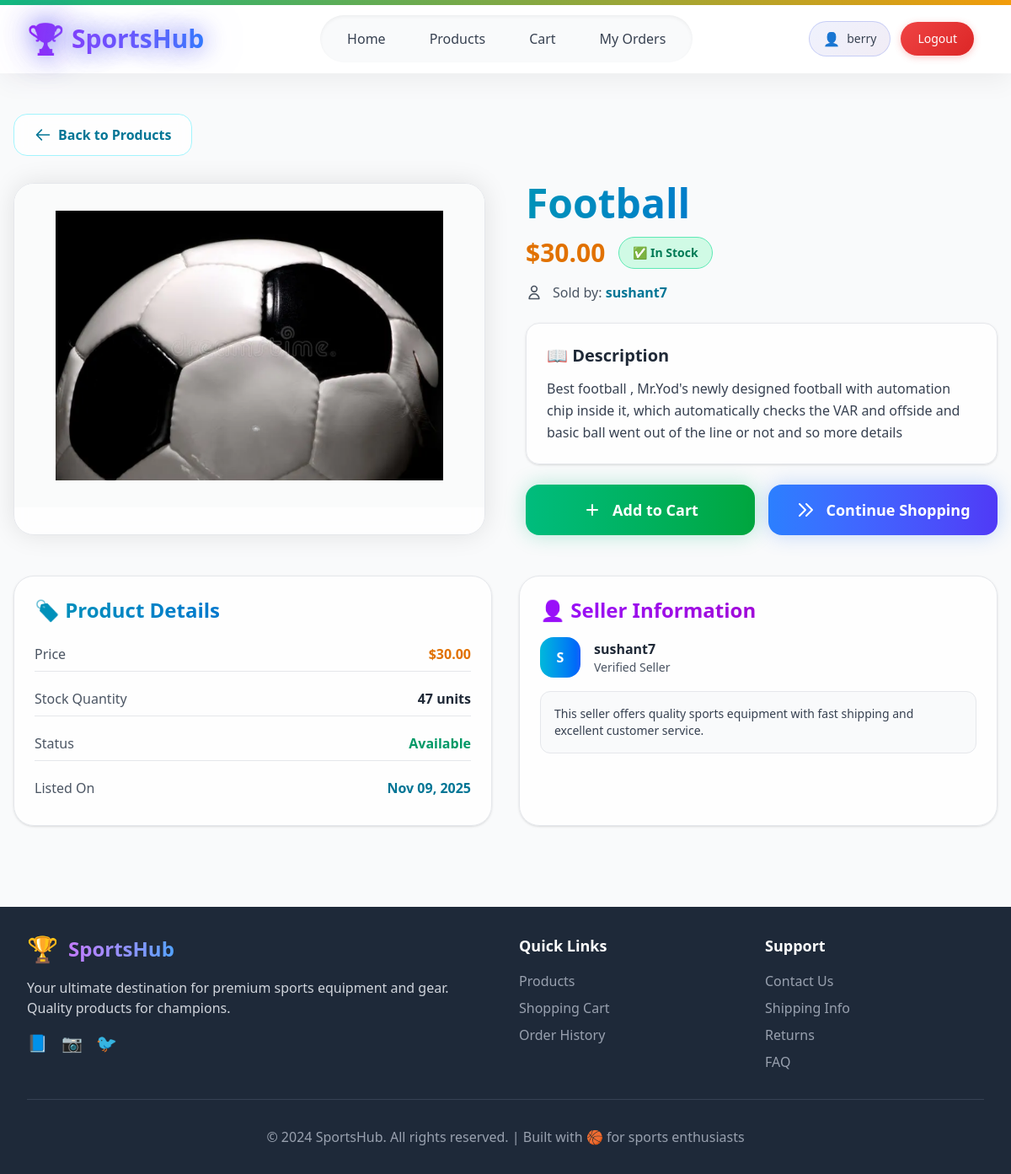
The page /products/7/ (signed in) on the database as committed earlier.
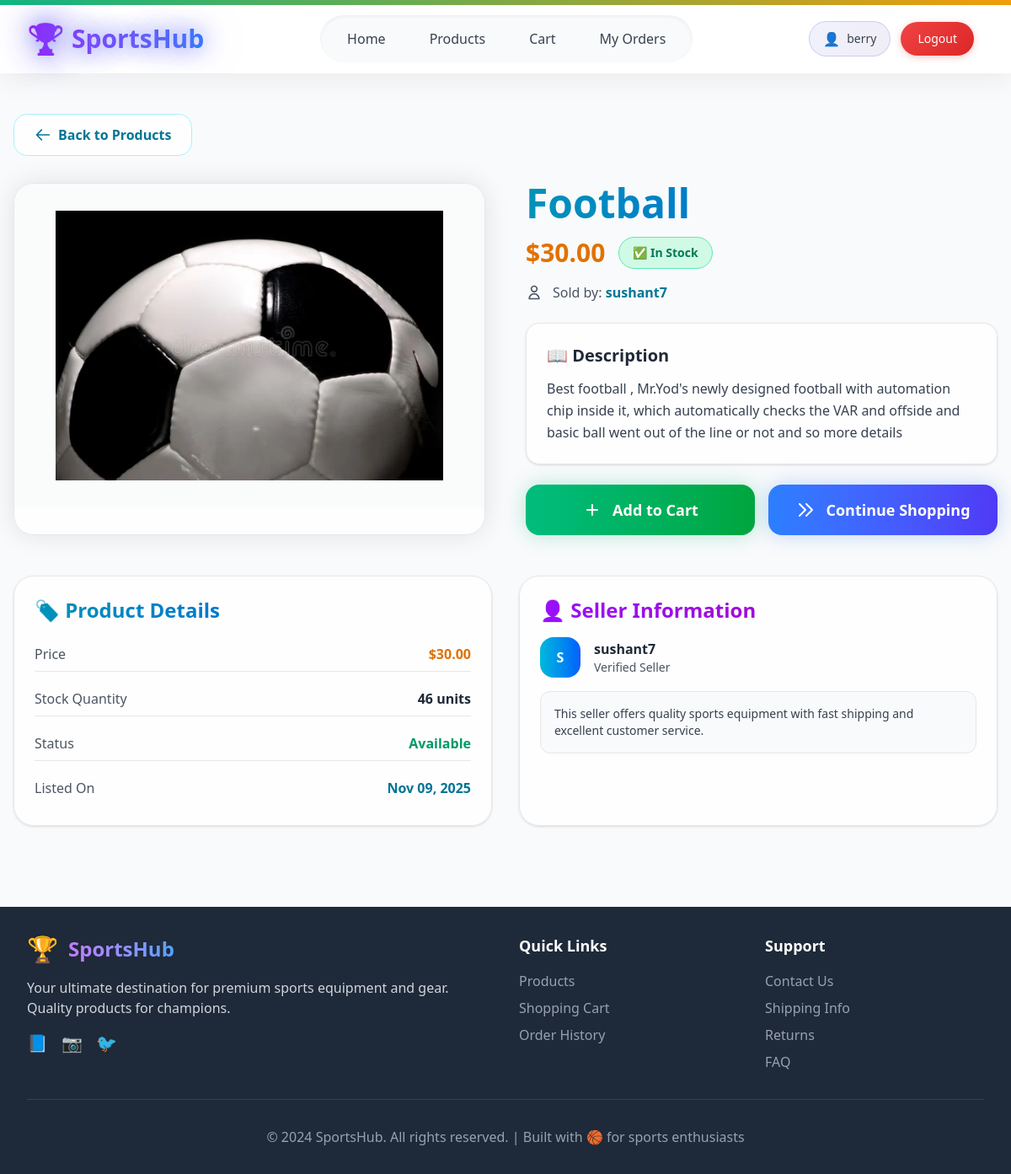
The same page on the database as committed later.
### shop/models.py (models this page shows, shortened)
class Product(models.Model):
    name = models.CharField(max_length=200)
    description = models.TextField()
    price = models.DecimalField(max_digits=10, decimal_places=2)
    image = models.ImageField(upload_to='products/')
    seller = models.ForeignKey(User, on_delete=models.CASCADE)
    stock_quantity = models.PositiveIntegerField(default=0)
    is_active = models.BooleanField(default=True)
    created_at = models.DateTimeField(auto_now_add=True)
    def is_in_stock(self):
        return self.stock_quantity > 0

### accounts/models.py (models this page shows, shortened)
class CustomUser(AbstractUser):
    class Roles(models.TextChoices):
        BUYER = "buyer", "Buyer"
        SELLER = "seller", "Seller"
    address = models.CharField(max_length=255, null=True, blank=True)
    phone_number = models.CharField(max_length=10, null=True, blank=True)
    profile_pic = models.ImageField(upload_to="profile_pics", null=True, blank=True)
    role = models.CharField(
        max_length=20,
        choices=Roles.choices,
        default=Roles.BUYER,
    )
    def is_buyer(self):
        return self.role == self.Roles.BUYER
    def is_seller(self):
        return self.role == self.Roles.SELLER

### buyer/views.py (the view)
# urls.py: path('products/<int:product_id>/', views.product_detail, name='product_detail'),
@login_required
def product_detail(request, product_id):
    product = get_object_or_404(Product, id=product_id, is_active=True)
    context = {
        'product': product,
    }
    return render(request, 'buyer/product_detail.html', context)

### buyer/templates/buyer/product_detail.html (shortened to what the changed rows need)
{% extends 'base.html' %}
{% block content %}
<div class="max-w-7xl mx-auto px-4 py-12 text-gray-800 relative overflow-hidden">
    <div class="grid grid-cols-1 lg:grid-cols-2 gap-12 mb-12">
        <div class="relative rounded-3xl overflow-hidden bg-white/80 border border-gray-200 shadow-[0_0_30px_rgba(0,0,0,0.1)] backdrop-blur-sm">
            <div class="h-96 bg-gray-50/80 flex items-center justify-center p-8">
                {% if product.image %}
                <img src="{{ product.image.url }}" alt="{{ product.name }}"
                     class="max-h-full max-w-full object-contain">
                {% else %}
                <div class="text-9xl text-gray-400">🏀</div>
                {% endif %}
            </div>
        </div>
        <div class="space-y-6">
            <div>
                <h1 class="text-4xl lg:text-5xl font-black mb-4 bg-gradient-to-r from-cyan-600 to-blue-700 bg-clip-text text-transparent">
                </h1>
                <div class="flex items-center gap-4 mb-4">
                    <span class="text-3xl font-bold text-amber-600">${{ product.price }}</span>
                    {% if product.is_in_stock %}
                    {% if product.stock_quantity < 5 %}
                    <span class="px-4 py-2 text-sm font-semibold text-amber-700 bg-amber-100 border border-amber-300 rounded-full">
                        ⚡ Only {{ product.stock_quantity }} left!
                    </span>
                    {% else %}
                    <span class="px-4 py-2 text-sm font-semibold text-emerald-700 bg-emerald-100 border border-emerald-300 rounded-full">
                        ✅ In Stock
                    </span>
                    {% endif %}
                    {% else %}
                    <span class="px-4 py-2 text-sm font-semibold text-red-700 bg-red-100 border border-red-300 rounded-full">
                        ❌ Out of Stock
                    </span>
                    {% endif %}
                </div>
                <div class="flex items-center gap-3 text-gray-600">
                    <span>Sold by: <strong class="text-cyan-700">{{ product.seller.username }}</strong></span>
                </div>
            </div>
            <div class="bg-white/80 rounded-2xl p-6 border border-gray-200 shadow-sm">
                <h3 class="text-xl font-bold text-gray-800 mb-3">📖 Description</h3>
                <p class="text-gray-700 leading-relaxed">{{ product.description }}</p>
            </div>
        </div>
    </div>
    <div class="grid grid-cols-1 md:grid-cols-2 gap-8">
        <div class="bg-white/80 rounded-3xl p-6 border border-gray-200 shadow-sm">
            <div class="space-y-3">
                <div class="flex justify-between items-center py-2 border-b border-gray-200">
                    <span class="text-gray-600">Price</span>
                    <span class="text-amber-600 font-bold">${{ product.price }}</span>
                </div>
                <div class="flex justify-between items-center py-2 border-b border-gray-200">
                    <span class="text-gray-600">Stock Quantity</span>
                    <span class="text-gray-800 font-semibold">{{ product.stock_quantity }} units</span>
                </div>
                <div class="flex justify-between items-center py-2">
                    <span class="text-gray-600">Listed On</span>
                    <span class="text-cyan-700 font-semibold">{{ product.created_at|date:"M d, Y" }}</span>
                </div>
            </div>
        </div>
        <div class="bg-white/80 rounded-3xl p-6 border border-gray-200 shadow-sm">
            <div class="space-y-4">
                <div class="flex items-center gap-4">
                    <div class="w-12 h-12 bg-gradient-to-r from-cyan-500 to-blue-600 rounded-2xl flex items-center justify-center text-white font-bold">
                        {{ product.seller.username|first|upper }}
                    </div>
                    <div>
                        <h4 class="text-gray-800 font-semibold">{{ product.seller.username }}</h4>
                        <p class="text-gray-600 text-sm">Verified Seller</p>
                    </div>
                </div>
            </div>
        </div>
    </div>
</div>
{% endblock %}

Rows that differ between the two databases and show on the page:
changed Product "sushant7": stock_quantity "47" → "46"
